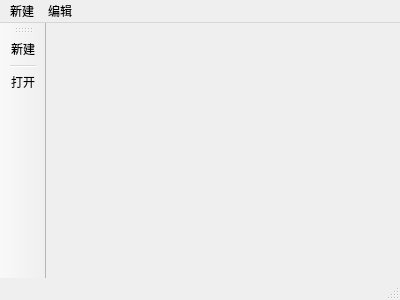
<?xml version="1.0" encoding="UTF-8"?>
<ui version="4.0">
 <class>MainWindow</class>
 <widget class="QMainWindow" name="MainWindow">
  <property name="geometry">
   <rect>
    <x>0</x>
    <y>0</y>
    <width>400</width>
    <height>300</height>
   </rect>
  </property>
  <property name="windowTitle">
   <string>MainWindow</string>
  </property>
  <widget class="QWidget" name="centralWidget"/>
  <widget class="QMenuBar" name="menuBar">
   <property name="geometry">
    <rect>
     <x>0</x>
     <y>0</y>
     <width>400</width>
     <height>26</height>
    </rect>
   </property>
   <widget class="QMenu" name="menunew">
    <property name="title">
     <string>新建</string>
    </property>
    <addaction name="actionnew"/>
    <addaction name="separator"/>
    <addaction name="actionopen"/>
    <addaction name="separator"/>
   </widget>
   <widget class="QMenu" name="menuedit">
    <property name="title">
     <string>编辑</string>
    </property>
   </widget>
   <addaction name="menunew"/>
   <addaction name="menuedit"/>
  </widget>
  <widget class="QToolBar" name="mainToolBar">
   <attribute name="toolBarArea">
    <enum>LeftToolBarArea</enum>
   </attribute>
   <attribute name="toolBarBreak">
    <bool>false</bool>
   </attribute>
   <addaction name="actionnew"/>
   <addaction name="separator"/>
   <addaction name="actionopen"/>
  </widget>
  <widget class="QStatusBar" name="statusBar"/>
  <action name="actionnew">
   <property name="text">
    <string>新建</string>
   </property>
  </action>
  <action name="actionopen">
   <property name="text">
    <string>打开</string>
   </property>
  </action>
 </widget>
 <layoutdefault spacing="6" margin="11"/>
 <resources/>
 <connections/>
</ui>
